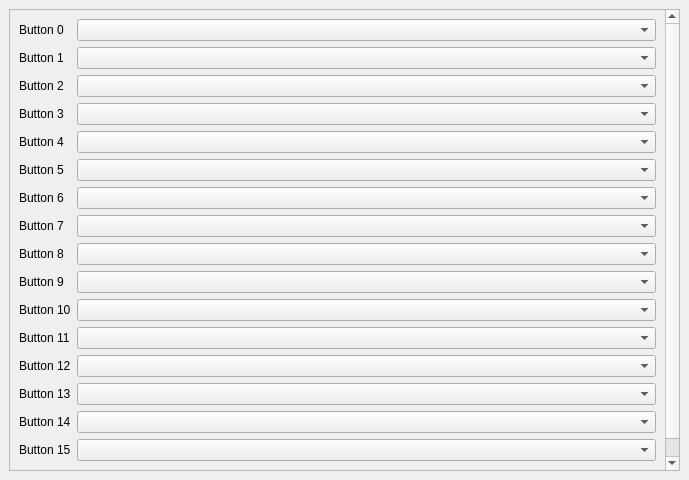
<?xml version="1.0" encoding="UTF-8"?>
<ui version="4.0">
 <class>Button</class>
 <widget class="QMainWindow" name="Button">
  <property name="geometry">
   <rect>
    <x>0</x>
    <y>0</y>
    <width>689</width>
    <height>480</height>
   </rect>
  </property>
  <property name="sizePolicy">
   <sizepolicy hsizetype="Preferred" vsizetype="Preferred">
    <horstretch>0</horstretch>
    <verstretch>0</verstretch>
   </sizepolicy>
  </property>
  <property name="windowTitle">
   <string>Preferences</string>
  </property>
  <property name="unifiedTitleAndToolBarOnMac">
   <bool>true</bool>
  </property>
  <widget class="ButtonConfigWidget" name="centralwidget">
   <layout class="QGridLayout" name="gridLayout_6">
    <item row="0" column="0">
     <widget class="QScrollArea" name="scrollArea_InputButton">
      <property name="widgetResizable">
       <bool>true</bool>
      </property>
      <widget class="QWidget" name="scrollAreaWidgetInputButtonContents">
       <property name="geometry">
        <rect>
         <x>0</x>
         <y>0</y>
         <width>655</width>
         <height>534</height>
        </rect>
       </property>
       <layout class="QGridLayout" name="gridLayout_8" columnstretch="0,0,0,0">
        <item row="18" column="0">
         <widget class="QLabel" name="labelInputButton2">
          <property name="text">
           <string>Button 2</string>
          </property>
         </widget>
        </item>
        <item row="22" column="1" colspan="3">
         <widget class="QComboBox" name="comboBoxButton6"/>
        </item>
        <item row="25" column="1" colspan="3">
         <widget class="QComboBox" name="comboBoxButton9"/>
        </item>
        <item row="19" column="0">
         <widget class="QLabel" name="labelInputButton3">
          <property name="text">
           <string>Button 3</string>
          </property>
         </widget>
        </item>
        <item row="23" column="1" colspan="3">
         <widget class="QComboBox" name="comboBoxButton7"/>
        </item>
        <item row="24" column="1" colspan="3">
         <widget class="QComboBox" name="comboBoxButton8"/>
        </item>
        <item row="21" column="0">
         <widget class="QLabel" name="labelInputButton5">
          <property name="text">
           <string>Button 5</string>
          </property>
         </widget>
        </item>
        <item row="18" column="1" colspan="3">
         <widget class="QComboBox" name="comboBoxButton2"/>
        </item>
        <item row="22" column="0">
         <widget class="QLabel" name="labelInputButton6">
          <property name="text">
           <string>Button 6</string>
          </property>
         </widget>
        </item>
        <item row="17" column="1" colspan="3">
         <widget class="QComboBox" name="comboBoxButton1"/>
        </item>
        <item row="20" column="0">
         <widget class="QLabel" name="labelInputButton4">
          <property name="text">
           <string>Button 4</string>
          </property>
         </widget>
        </item>
        <item row="16" column="1" colspan="3">
         <widget class="QComboBox" name="comboBoxButton0"/>
        </item>
        <item row="20" column="1" colspan="3">
         <widget class="QComboBox" name="comboBoxButton4"/>
        </item>
        <item row="25" column="0">
         <widget class="QLabel" name="labelInputButton9">
          <property name="text">
           <string>Button 9</string>
          </property>
         </widget>
        </item>
        <item row="24" column="0">
         <widget class="QLabel" name="labelInputButton8">
          <property name="text">
           <string>Button 8</string>
          </property>
         </widget>
        </item>
        <item row="19" column="1" colspan="3">
         <widget class="QComboBox" name="comboBoxButton3"/>
        </item>
        <item row="23" column="0">
         <widget class="QLabel" name="labelInputButton7">
          <property name="text">
           <string>Button 7</string>
          </property>
         </widget>
        </item>
        <item row="21" column="1" colspan="3">
         <widget class="QComboBox" name="comboBoxButton5"/>
        </item>
        <item row="16" column="0">
         <widget class="QLabel" name="labelInputButton0">
          <property name="text">
           <string>Button 0</string>
          </property>
         </widget>
        </item>
        <item row="17" column="0">
         <widget class="QLabel" name="labelInputButton1">
          <property name="text">
           <string>Button 1</string>
          </property>
         </widget>
        </item>
        <item row="32" column="0">
         <spacer name="verticalSpacer_5">
          <property name="orientation">
           <enum>Qt::Vertical</enum>
          </property>
          <property name="sizeHint" stdset="0">
           <size>
            <width>20</width>
            <height>40</height>
           </size>
          </property>
         </spacer>
        </item>
        <item row="28" column="0">
         <widget class="QLabel" name="labelInputButton12">
          <property name="text">
           <string>Button 12</string>
          </property>
         </widget>
        </item>
        <item row="26" column="0">
         <widget class="QLabel" name="labelInputButton10">
          <property name="text">
           <string>Button 10</string>
          </property>
         </widget>
        </item>
        <item row="27" column="0">
         <widget class="QLabel" name="labelInputButton11">
          <property name="text">
           <string>Button 11</string>
          </property>
         </widget>
        </item>
        <item row="29" column="0">
         <widget class="QLabel" name="labelInputButton13">
          <property name="text">
           <string>Button 13</string>
          </property>
         </widget>
        </item>
        <item row="30" column="0">
         <widget class="QLabel" name="labelInputButton14">
          <property name="text">
           <string>Button 14</string>
          </property>
         </widget>
        </item>
        <item row="31" column="0">
         <widget class="QLabel" name="labelInputButton15">
          <property name="text">
           <string>Button 15</string>
          </property>
         </widget>
        </item>
        <item row="26" column="1" colspan="3">
         <widget class="QComboBox" name="comboBoxButton10"/>
        </item>
        <item row="27" column="1" colspan="3">
         <widget class="QComboBox" name="comboBoxButton11"/>
        </item>
        <item row="28" column="1" colspan="3">
         <widget class="QComboBox" name="comboBoxButton12"/>
        </item>
        <item row="29" column="1" colspan="3">
         <widget class="QComboBox" name="comboBoxButton13"/>
        </item>
        <item row="30" column="1" colspan="3">
         <widget class="QComboBox" name="comboBoxButton14"/>
        </item>
        <item row="31" column="1" colspan="3">
         <widget class="QComboBox" name="comboBoxButton15"/>
        </item>
        <item row="32" column="1">
         <spacer name="horizontalSpacer_33">
          <property name="orientation">
           <enum>Qt::Horizontal</enum>
          </property>
          <property name="sizeHint" stdset="0">
           <size>
            <width>40</width>
            <height>20</height>
           </size>
          </property>
         </spacer>
        </item>
       </layout>
      </widget>
     </widget>
    </item>
   </layout>
  </widget>
 </widget>
 <customwidgets>
  <customwidget>
   <class>ButtonConfigWidget</class>
   <extends>QWidget</extends>
   <header>input/ButtonConfigWidget.h</header>
   <container>1</container>
  </customwidget>
 </customwidgets>
 <resources/>
 <connections/>
</ui>
